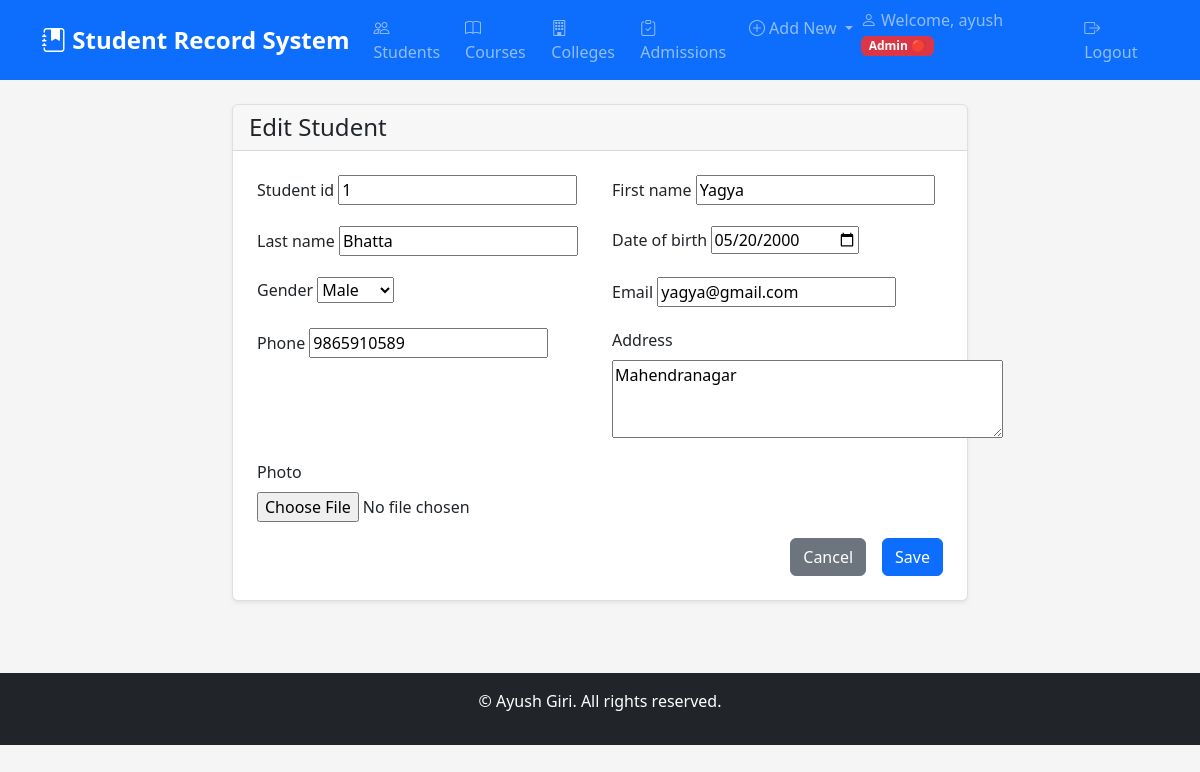
The page /students/edit/1/ (signed in) on the database its author committed.
### core/models.py (models this page shows, shortened)
class Student(models.Model):
    GENDER_CHOICES = (
        ('M', 'Male'),
        ('F', 'Female'),
        ('O', 'Other'),
    )
    user = models.OneToOneField(User, on_delete=models.CASCADE, null=True, blank=True)
    student_id = models.CharField(max_length=20, unique=True)
    first_name = models.CharField(max_length=100)
    last_name = models.CharField(max_length=100)
    date_of_birth = models.DateField()
    gender = models.CharField(max_length=1, choices=GENDER_CHOICES)
    email = models.EmailField(unique=True)
    phone = models.CharField(max_length=15)
    address = models.TextField()
    photo = models.ImageField(upload_to='student_photos/', null=True, blank=True)
    created_at = models.DateTimeField(auto_now_add=True)
    updated_at = models.DateTimeField(auto_now=True)

### core/decorators.py (the view)
        def wrapper(request, *args, **kwargs):
            login_url = reverse('user_login')
            register_url = reverse('register')
            if request.path in [login_url, register_url]:
                return view_func(request, *args, **kwargs)
            if not request.user.is_authenticated:
                messages.error(request, 'You must log in first!')
                return redirect('user_login')
            if hasattr(request.user, 'userprofile'):
                role = request.user.userprofile.role
                role_hierarchy = {'viewer': 1, 'editor': 2, 'admin': 3}
                if role_hierarchy.get(role, 0) >= role_hierarchy.get(required_role, 0):
                    return view_func(request, *args, **kwargs)
            messages.error(request, 'You do not have permission to access this page!')
            return redirect('home')

### core/forms.py
class StudentForm(forms.ModelForm):
    date_of_birth = forms.DateField(
        widget=forms.DateInput(attrs={'type': 'date'})
    )
    class Meta:
        model = Student
        exclude = ['user', 'created_at', 'updated_at']
        widgets = {
            'address': forms.Textarea(attrs={'rows': 3}),
        }

### core/views.py (called while the page is built)
@editor_required
def edit_student(request, pk):
    student = get_object_or_404(Student, pk=pk)
    if request.method == 'POST':
        form = StudentForm(request.POST, request.FILES or None, instance=student)
        if form.is_valid():
            student = form.save()
            messages.success(request, f'Student {student.full_name} updated successfully!')
            return redirect('student_list')
    else:
        form = StudentForm(instance=student)
    return render(request, 'core/student_form.html', {'form': form, 'title': 'Edit Student'})

### core/templates/core/student_form.html (shortened to what this page needs)
{% extends 'core/base.html' %}
{% block content %}
<div class="row justify-content-center">
    <div class="col-md-8">
        <div class="card">
            <div class="card-header">
                <h4 class="card-title mb-0">{{ title }}</h4>
            </div>
            <div class="card-body">
                <form method="post" enctype="multipart/form-data">
                    <div class="row">
                        {% for field in form %}
                        <div class="col-md-6 mb-3">
                            <label for="{{ field.id_for_label }}" class="form-label">{{ field.label }}</label>
                            {{ field }}
                        </div>
                        {% endfor %}
                    </div>
                    <div class="d-grid gap-2 d-md-flex justify-content-md-end">
                        <a href="{% url 'student_list' %}" class="btn btn-secondary me-md-2">Cancel</a>
                        <button type="submit" class="btn btn-primary">Save</button>
                    </div>
                </form>
            </div>
        </div>
    </div>
</div>
{% endblock %}

### core/templates/core/base.html (shortened to what this page needs)
<!DOCTYPE html>
<html lang="en">
<head>
    {% load static %}
    <link href="{% static 'core/css/bootstrap.min.css' %}" rel="stylesheet">
    <link href="{% static 'core/css/style.css' %}" rel="stylesheet">
    <link rel="stylesheet" href="https://cdn.jsdelivr.net/npm/bootstrap-icons@1.11.1/font/bootstrap-icons.css">
</head>
<body>
    <nav class="navbar navbar-expand-lg navbar-dark bg-primary">
        <div class="container">
            <a class="navbar-brand" href="{% url 'home' %}">
                <i class="bi bi-journal-bookmark-fill"></i> Student Record System
            </a>
            <div class="collapse navbar-collapse" id="navbarNav">
                <ul class="navbar-nav me-auto">
                    {% if user.is_authenticated %}
                    <li class="nav-item">
                        <a class="nav-link" href="{% url 'student_list' %}"><i class="bi bi-people"></i> Students</a>
                    </li>
                    <li class="nav-item">
                        <a class="nav-link" href="{% url 'course_list' %}"><i class="bi bi-book"></i> Courses</a>
                    </li>
                    <li class="nav-item">
                        <a class="nav-link" href="{% url 'college_list' %}"><i class="bi bi-building"></i> Colleges</a>
                    </li>
                    <li class="nav-item">
                        <a class="nav-link" href="{% url 'admission_list' %}"><i class="bi bi-clipboard-check"></i> Admissions</a>
                    </li>
                    {% if user.userprofile.role != 'viewer' %}
                    <li class="nav-item dropdown">
                        <a class="nav-link dropdown-toggle" href="#" role="button" data-bs-toggle="dropdown">
                            <i class="bi bi-plus-circle"></i> Add New
                        </a>
                    </li>
                    {% endif %}
                    {% endif %}
                </ul>
                <ul class="navbar-nav">
                    {% if user.is_authenticated %}
                    <li class="nav-item">
                        <span class="navbar-text me-3">
                            <i class="bi bi-person"></i> Welcome, {{ user.username }}
                            {% if user.userprofile.role == 'admin' %}
                                <span class="badge bg-danger">Admin 🔴</span>
                            {% elif user.userprofile.role == 'editor' %}
                                <span class="badge bg-warning text-dark">Editor 🟡</span>
                            {% elif user.userprofile.role == 'viewer' %}
                                <span class="badge bg-primary">Viewer 🔵</span>
                            {% endif %}
                        </span>
                    </li>
                    <li class="nav-item">
                        <a class="nav-link" href="{% url 'user_logout' %}"><i class="bi bi-box-arrow-right"></i> Logout</a>
                    </li>
                    {% endif %}
                </ul>
            </div>
        </div>
    </nav>
    <div class="container mt-4">
        {% block content %}{% endblock %}
    </div>
    <footer class="bg-dark text-white text-center py-3 mt-5">
        <div class="container">
            <p>&copy; Ayush Giri. All rights reserved.</p>
        </div>
    </footer>
</body>
</html>

### core/static/core/css/style.css (style rules this page uses)
:root { --primary-color: #0d6efd; --secondary-color: #6c757d; --success-color: #198754; --danger-color: #dc3545; --warning-color: #ffc107; --info-color: #0dcaf0; --light-color: #f8f9fa; --dark-color: #212529; }
body { font-family: 'Segoe UI', Tahoma, Geneva, Verdana, sans-serif; background-color: #f5f5f5; }
.navbar-brand { font-weight: bold; font-size: 1.5rem; }
.card { box-shadow: 0 0.125rem 0.25rem rgba(0, 0, 0, 0.075); border: 1px solid rgba(0, 0, 0, 0.125); margin-bottom: 1.5rem; }
.card-header { background-color: rgba(0, 0, 0, 0.03); border-bottom: 1px solid rgba(0, 0, 0, 0.125); }
.btn { border-radius: 0.375rem; font-weight: 500; }
.badge { font-size: 0.75em; }
.card .card-body { padding: 1.5rem; }
footer { margin-top: auto; }
.form-label { font-weight: 500; margin-bottom: 0.5rem; }
.badge.bg-danger { background-color: var(--danger-color) !important; }

### rows shown on the page
Student: form "1" "Yagya" "Bhatta" "05/20/2000" "Male" "yagya@gmail.com" "9865910589" "Mahendranagar"

### other values the page prints
{{ user.username }} "ayush"
{{ title }} "Edit Student"
{{ field.label }} "Student id" "First name" "Last name" "Date of birth" "Gender" "Email" "Phone" "Address" "Photo"
